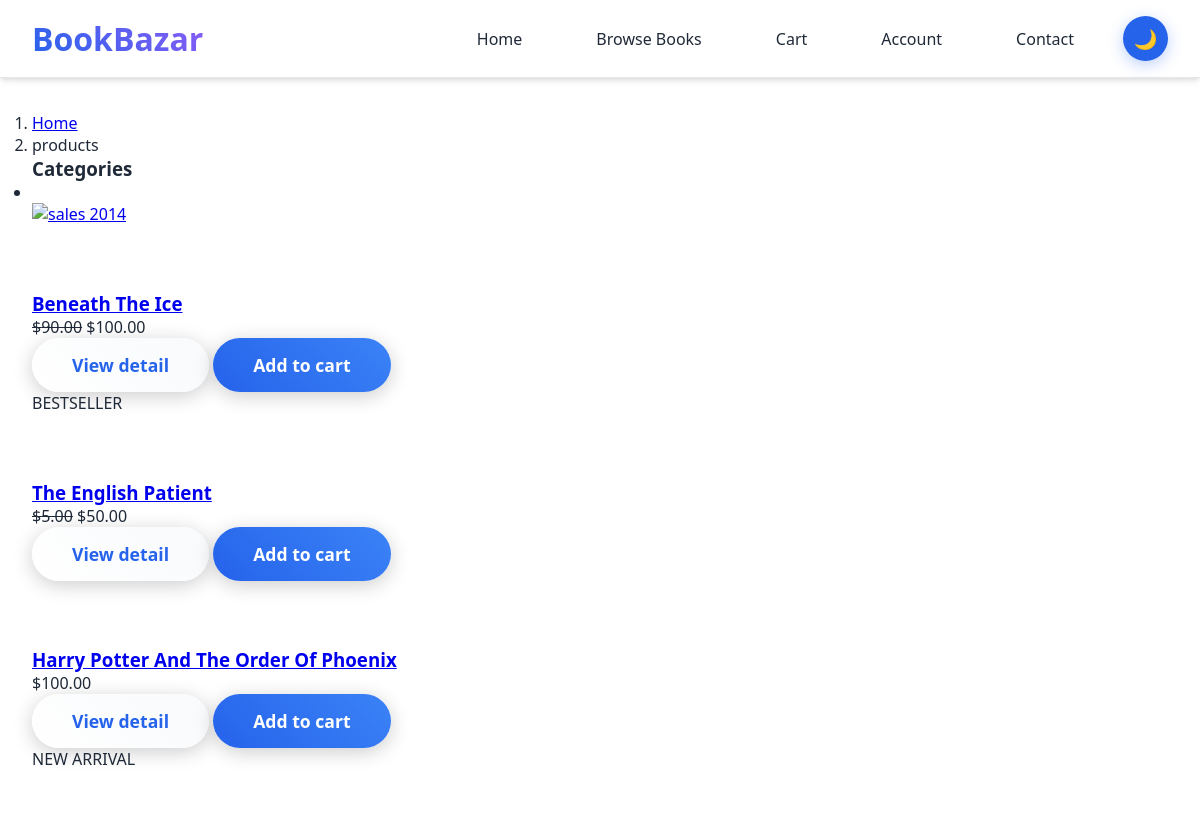
/search/, run on an earlier commit of the app's database.
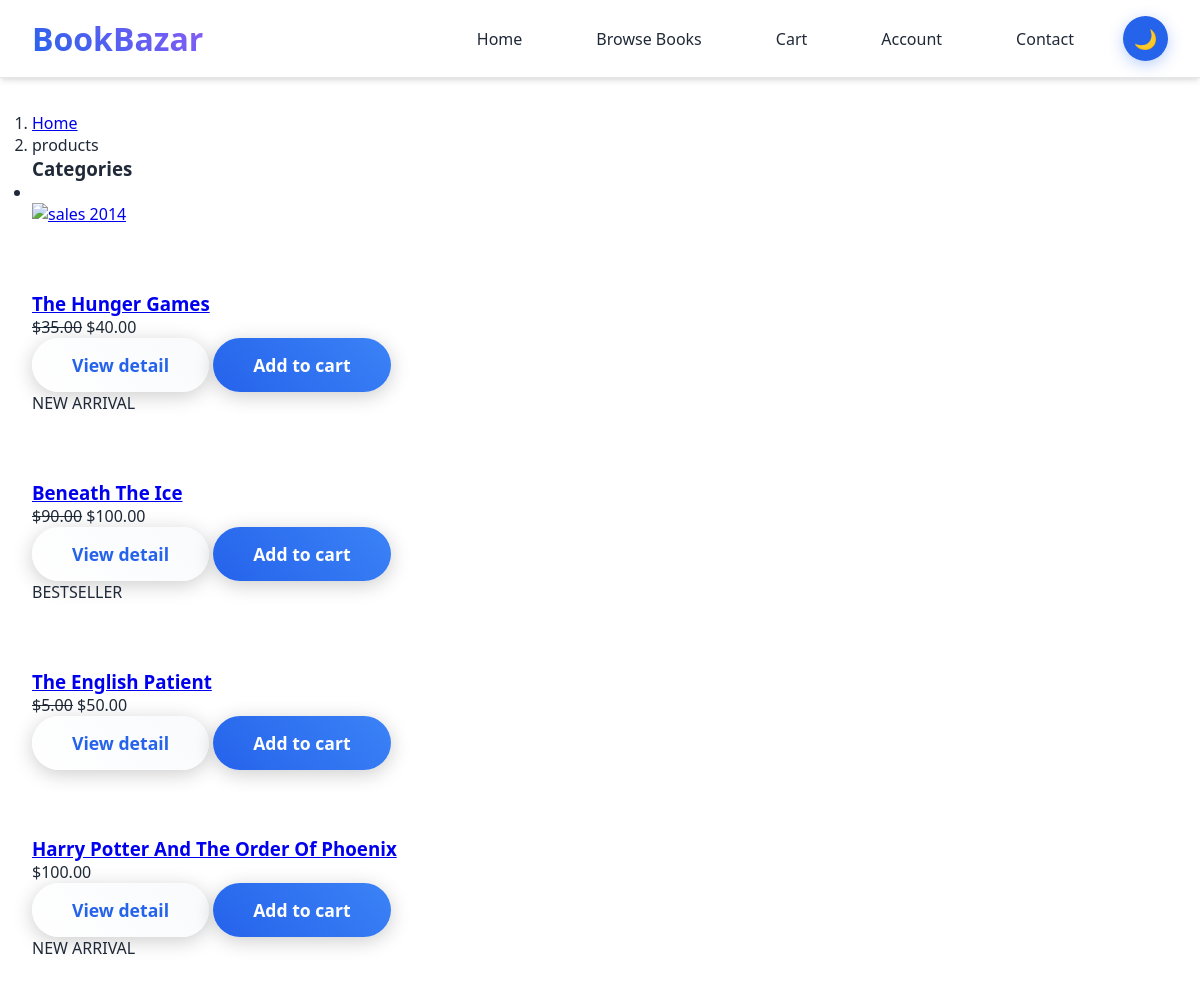
And on a later commit of the database.
### eco/models.py (models this page shows, shortened)
class Book(models.Model):
    title = models.CharField(max_length=200)
    author = models.ForeignKey(Author, on_delete=models.SET_NULL, null=True, blank=True)
    additional_authors = models.CharField(max_length=200, blank=True, help_text="Other authors, separated by commas")
    isbn = models.CharField(max_length=13, blank=True, verbose_name="ISBN")
    isbn13 = models.CharField(max_length=17, blank=True, verbose_name="ISBN-13")
    category = TreeForeignKey(Category, related_name='books', on_delete=models.SET_NULL, null=True, blank=True)
    genre = models.CharField(max_length=20, choices=BOOK_GENRES, blank=True)
    format_type = models.CharField(max_length=10, choices=BOOK_FORMATS, default='PAPERBACK')
    condition = models.CharField(max_length=10, choices=BOOK_CONDITIONS, default='NEW')
    publisher = models.ForeignKey(Publisher, on_delete=models.SET_NULL, null=True, blank=True)
    publication_date = models.DateField(null=True, blank=True)
    edition = models.CharField(max_length=50, blank=True)
    pages = models.PositiveIntegerField(null=True, blank=True)
    language = models.CharField(max_length=50, default='English')
    price = models.DecimalField(max_digits=10, decimal_places=2)
    discount_price = models.DecimalField(max_digits=10, decimal_places=2, null=True, blank=True)
    featured = models.BooleanField(default=False, help_text="Mark this book as featured on homepage")
    label1 = models.CharField(choices=LABEL_CHOICES, max_length=1, blank=True)
    label2 = models.CharField(choices=LABEL_CHOICES, max_length=1, blank=True)
    label3 = models.CharField(choices=LABEL_CHOICES, max_length=1, blank=True)
    cover_image = models.ImageField(upload_to='book_covers/', blank=True, null=True, help_text="Main book cover image")
    additional_images = models.ImageField(upload_to='book_images/', blank=True, null=True, help_text="Additional book images")
    description = models.TextField()
    excerpt = models.TextField(blank=True, help_text="Short excerpt or first chapter")
    stock_quantity = models.PositiveIntegerField(default=0)
    is_available = models.BooleanField(default=True)
    slug = models.SlugField(unique=True)
    created_at = models.DateTimeField(auto_now_add=True)
    updated_at = models.DateTimeField(auto_now=True)
    class Meta:
        ordering = ['-created_at']
        verbose_name = "Book"
        verbose_name_plural = "Books"
    def get_absolute_url(self):
        return reverse("eco:product-detail", kwargs={'slug': self.slug})
    def get_add_to_cart_url(self):
        return reverse("eco:add-to-cart", kwargs={'slug': self.slug})

### eco/views.py (the view)
# urls.py: path('search/', views.SearchView.as_view(), name='search'),
class SearchView(View):
    def get(self, request, *args, **kwargs):
        try:
            queryset1 = Book.objects.all()
            categories = Category.objects.annotate(
                total_books=Count('books', filter=Q(books__is_available=True))
            )
            query = request.GET.get('q')
            if query:
                queryset1 = queryset1.filter(
                    Q(title__icontains=query) |
                    Q(description__icontains=query) |
                    Q(price__icontains=query) |
                    Q(author__icontains=query) |
                    Q(isbn__icontains=query)
                ).distinct()
                queryset = list(
                    sorted(
                        chain(queryset1),
                        key=lambda objects: objects.pk
                    ))
            else:
                queryset = queryset1
            context = {
                'queryset': queryset,
                'categories': categories,
                'query': query,
            }
            return render(request, 'eco/results.html', context)
        except ObjectDoesNotExist:
            messages.info(self.request, "Search based on title, author, ISBN, or price")
            return redirect("eco:home")

### eco/context_processors.py (called while the page is built, shortened)
def cart_count(request):
    cart_count = 0
    return {'cart_count': cart_count}

### templates/eco/results.html (shortened to what this page needs)
{% extends "eco/base.html" %}
{% load static %}
{% load mptt_tags %}
{% block content %}
  <body>
    <div id="all">
      <div id="content">
        <div class="container">
          <div class="row">
            <div class="col-lg-12">
              <nav aria-label="breadcrumb">
                <ol class="breadcrumb">
                  <li class="breadcrumb-item"><a href="{% url 'eco:EcoIndex' %}">Home</a></li>
                  <li aria-current="page" class="breadcrumb-item active">products</li>
                </ol>
              </nav>
            </div>
            <div class="col-lg-3">
              <div class="card sidebar-menu mb-4">
                <div class="card-header">
                  <h3 class="h4 card-title">Categories</h3>
                </div>
                <div class="card-body">
                  <ul class="nav nav-pills flex-column category-menu">
                    <li>
                  </li>
                  </ul>
                </div>
              </div>
              <div class="banner"><a href="#"><img src="{% static 'eco/img/banner.jpg' %}" alt="sales 2014" class="img-fluid"></a></div>
            </div>
            <div class="col-lg-9">
                {% if queryset %}
              <div class="row products">
                {% for item in queryset  %}
                <div class="col-lg-4 col-md-6">
                  <div class="product">
                    <div class="flip-container">
                      <div class="flipper">
                        <div class="front"><a href="{{item.get_absolute_url}}"><img src="{{item.image.url}}" alt="" class="img-fluid"></a></div>
                        <div class="back"><a href="{{item.get_absolute_url}}"><img src="{{item.image.url}}" alt="" class="img-fluid"></a></div>
                      </div>
                    </div><a href="{{item.get_absolute_url}}" class="invisible"><img src="{{item.image.url}}" alt="" class="img-fluid"></a>
                    <div class="text">
                      <h3><a href="{{item.get_absolute_url}}">{{item.title}}</a></h3>
                      <p class="price">
                       {% if item.discount_price %}
                        <del>${{item.discount_price}}</del>
                        {% endif %}
                        ${{item.price}}
                      </p>
                      <p class="buttons">
                        <a href="{{item.get_absolute_url}}" class="btn btn-outline-secondary">View detail</a>
                        <a href="{{item.get_add_to_cart_url}}" class="btn btn-primary">Add to cart
                        </a>
                      </p>
                    </div>
                  {% if item.label1 %}
                  <div class="ribbon sale">
                    <div class="theribbon">{{item.get_label1_display}}</div>
                  </div>
                  {% endif %}
                  </div>
                </div>
                {% endfor %}
              </div>
                {% else %}
        <h2 style="color:red">Products and price are not available based on your search criteria</h2>
              {% endif %}
            </div>
          </div>
        </div>
      </div>
    </div>
  </body>
{% endblock content %}

What changed in the data, as far as the page shows it:
added Book: title "The Hunger Games", discount_price "35.00", price "40.00", label1 "NEW ARRIVAL"
